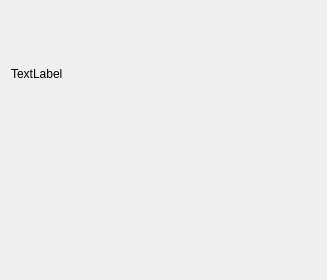
<?xml version="1.0" encoding="UTF-8"?>
<ui version="4.0">
 <class>thermometer</class>
 <widget class="QDialog" name="thermometer">
  <property name="geometry">
   <rect>
    <x>0</x>
    <y>0</y>
    <width>327</width>
    <height>280</height>
   </rect>
  </property>
  <property name="windowTitle">
   <string>检测结果</string>
  </property>
  <layout class="QGridLayout" name="gridLayout">
   <item row="0" column="0">
    <widget class="QLabel" name="label">
     <property name="text">
      <string>TextLabel</string>
     </property>
    </widget>
   </item>
   <item row="1" column="0">
    <widget class="MyThermometer" name="myThermometer"/>
   </item>
  </layout>
 </widget>
 <customwidgets>
  <customwidget>
   <class>MyThermometer</class>
   <extends>QWidget</extends>
   <header>mythermometer.h</header>
  </customwidget>
 </customwidgets>
 <resources/>
 <connections/>
</ui>
